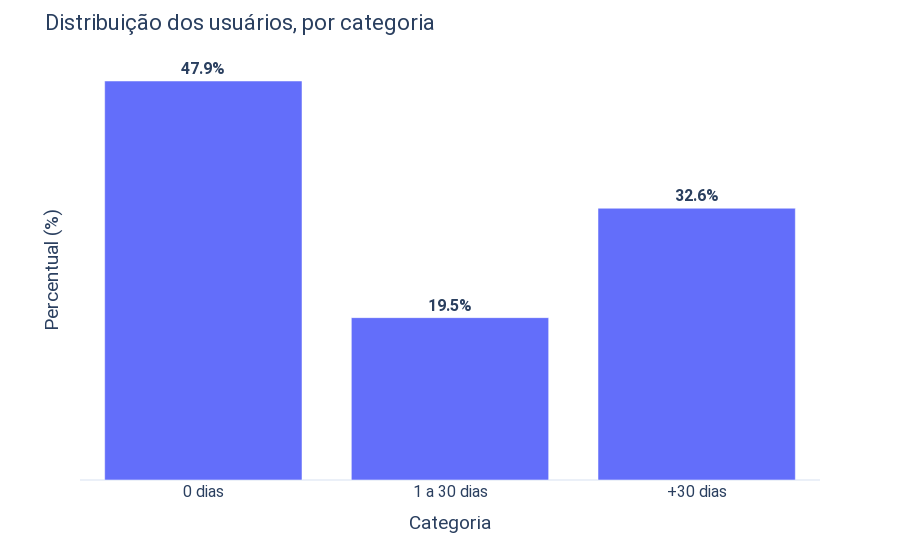

Source (notebook cell):
### Code cell
df = premium\
        .groupby(['class'], as_index=False)\
        .agg({'StudentId':'count', 'days_until_subscription':'mean'})\
        .sort_values(by='days_until_subscription')

df.loc[:,'total'] = df['StudentId'].sum()
df.loc[:,'percentage'] = 100*df['StudentId']/df['total']

fig = px.bar(df, x='class', y='percentage')
fig.update_xaxes(type='category', title='Categoria')
fig.update_yaxes(tickvals=[], title='Percentual (%)')
fig.update_traces(texttemplate='<b>%{y:.1f}%<b>', textposition='outside', )
fig.update_layout(
    title='Distribuição dos usuários, por categoria'
)
plot(fig)

### Figure 1 — Plotly figure (JSON) as saved in the notebook; plotly's stock layout.template omitted (floating-point values rounded to 4 significant figures)
{"data": [{"alignmentgroup": "True", "hovertemplate": "class=%{x}<br>percentage=%{y}<extra></extra>", "legendgroup": "", "marker": {"color": "#636efa"}, "name": "", "offsetgroup": "", "orientation": "v", "showlegend": false, "textposition": "outside", "texttemplate": "<b>%{y:.1f}%<b>", "type": "bar", "x": ["0 dias", "1 a 30 dias", "+30 dias"], "xaxis": "x", "y": [47.89, 19.49, 32.62], "yaxis": "y"}], "layout": {"barmode": "relative", "font": {"family": "Roboto", "size": 16}, "legend": {"tracegroupgap": 0}, "margin": {"t": 60}, "title": {"text": "Distribuição dos usuários, por categoria"}, "xaxis": {"anchor": "y", "domain": [0, 1], "title": {"text": "Categoria"}, "type": "category"}, "yaxis": {"anchor": "x", "domain": [0, 1], "tickvals": [], "title": {"text": "Percentual (%)"}}}}
